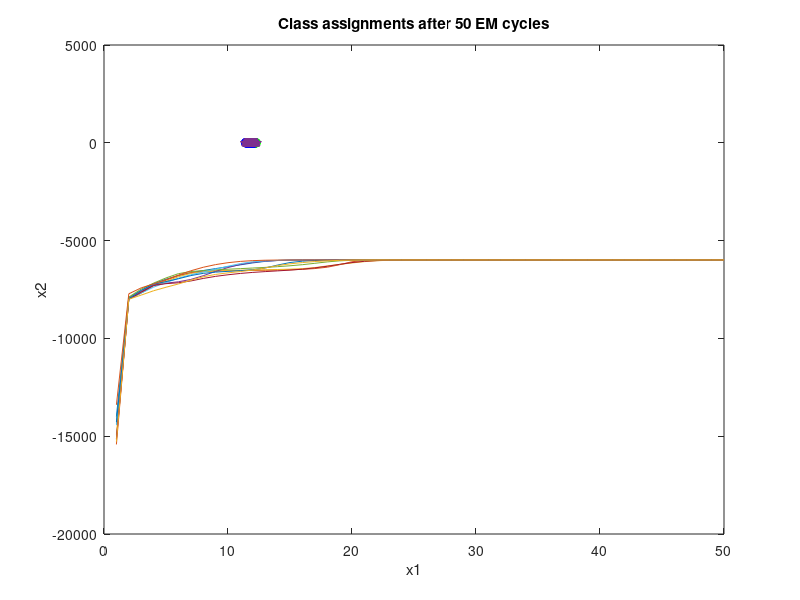

The MATLAB source for this figure:
%% EM Algorithm
clc
clearvars
% number of clusters

X = load('a011_mixdata.txt', '-ASCII');
%% Set K and mixing coefficients
K = 4;
N = length(X);
dims = size(X,2);
pis = zeros(1,K) + 1/K;

cycles = 50;
reps = 10;
loglik = zeros(cycles,reps);

for rep = 1:reps
%% Randomly initialize parameters Mu and Sigma
    mus = repmat(mean(X),K,1) + (rand(K, dims)-0.5)*2;
    sigmas = repmat(eye(4)*(4*rand()+2),1,1,K);

    respb = zeros(N,K);
    for i = 1:cycles
        %% log likelihood + E Step
        ln_pX = 0;
        pxns = zeros(N,K);
        for k = 1:K
            pxn = pis(k)*mvnpdf(X,mus(k,:),sigmas(:,:,k));
            pxns(:,k) = pxn;
        end
        ln_pX = sum(log(sum(pxns,2)));
        for k = 1:K
            respb(:,k) = pxns(:,k)./sum(pxns,2);
        end

        loglik(i,rep) = ln_pX;
        %% M Step
        Nks = sum(respb);
        for k = 1:K
            mus(k,:) = (respb(:,k)'*X)/Nks(k);
        end
        for k = 1:K
            varx = bsxfun(@minus,X,mus(k,:));
            sigmaskn = bsxfun(@times, permute(varx', [1 3 2]), permute(varx', [3 1 2]));
            sigmak = sum(permute(repmat(respb(:,k),1,4,4), [2 3 1]).*sigmaskn,3)/Nks(k);
            sigmas(:,:,k) = sigmak;
        end
        pis = Nks/N;
    end
end
plot(1:length(loglik),loglik)
title('Log-Likelihood of Data over 50 EM cycles')
xlabel('EM Cycle')
ylabel('Log-Likelihood')

%% figure out class assignments and plot
classignments = double(bsxfun(@eq, respb, max(respb, [], 2)));
correff = zeros(1,K);
for k = 1:K
    correff(k) = sigmas(1,2,k)/sqrt(sigmas(1,1,k)*sigmas(2,2,k));
end
correff

hold on;
colors = 'rgbp';
for k = 1:K
    scatter(X(classignments(:,K-k+1)==1,1),X(classignments(:,K-k+1)==1,2),colors(k));
end
title('Class assignments after 50 EM cycles')
xlabel('x1')
ylabel('x2')

sum(classignments)
%% assign classes to new datapoints

data = [11.85,2.2,0.5,4.0;
    11.95,3.1,0.0,1.0;
    12.0,2.5,0.0,2.0;
    12.0,3.0,1.0,6.3];
datarsp = zeros(length(data),K);
for d = 1:length(data)
    sumpxn = 0;
    pxns = zeros(1,K);
    for k = 1:K
        pxn = pis(k)*mvnpdf(data(d,:),mus(k,:),sigmas(:,:,k));
        sumpxn = sumpxn+pxn;
        pxns(k) = pxn;
    end
    for k = 1:K
        datarsp(d,k) = pxns(k)/sumpxn;
    end
end
datarsp